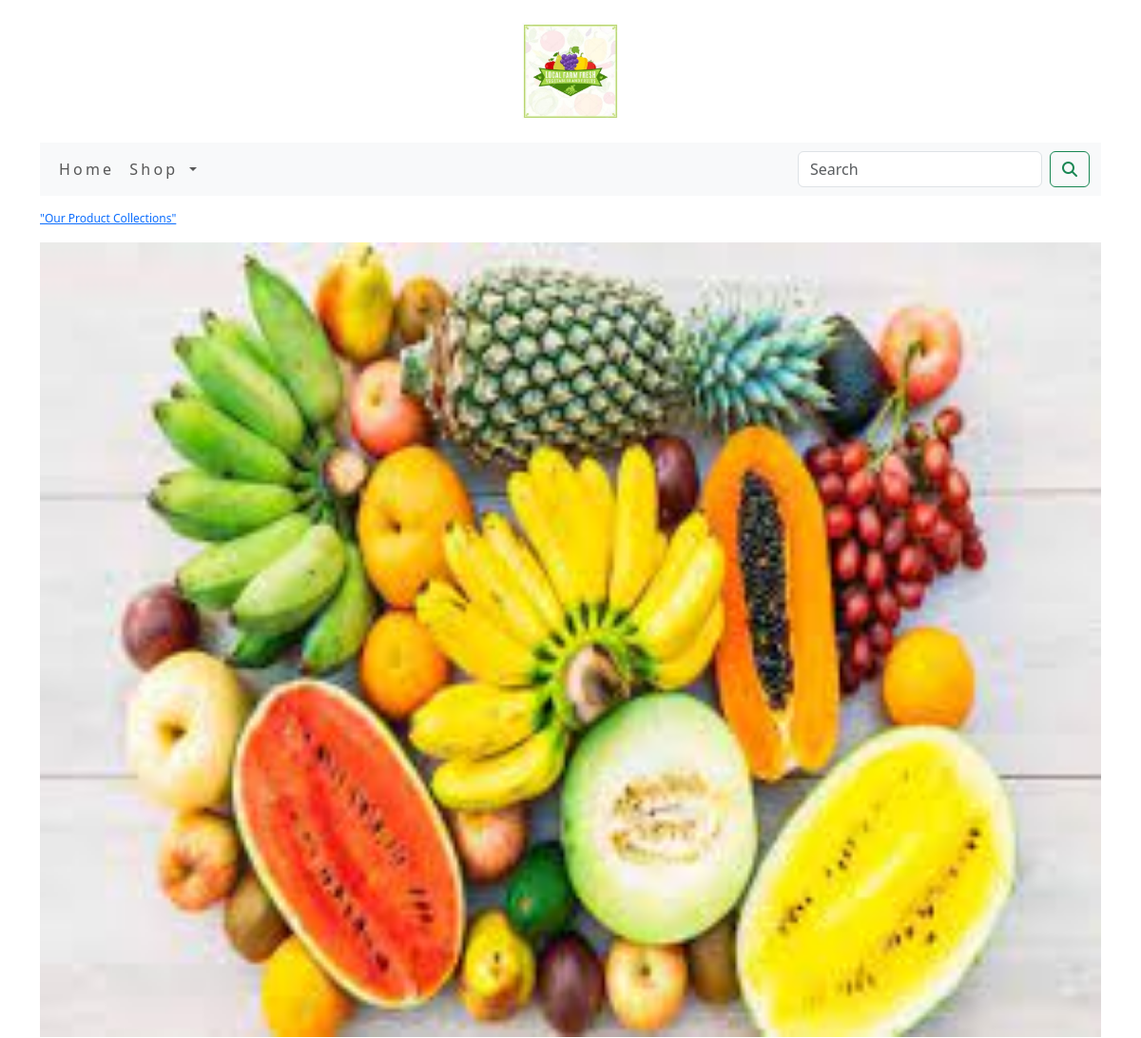
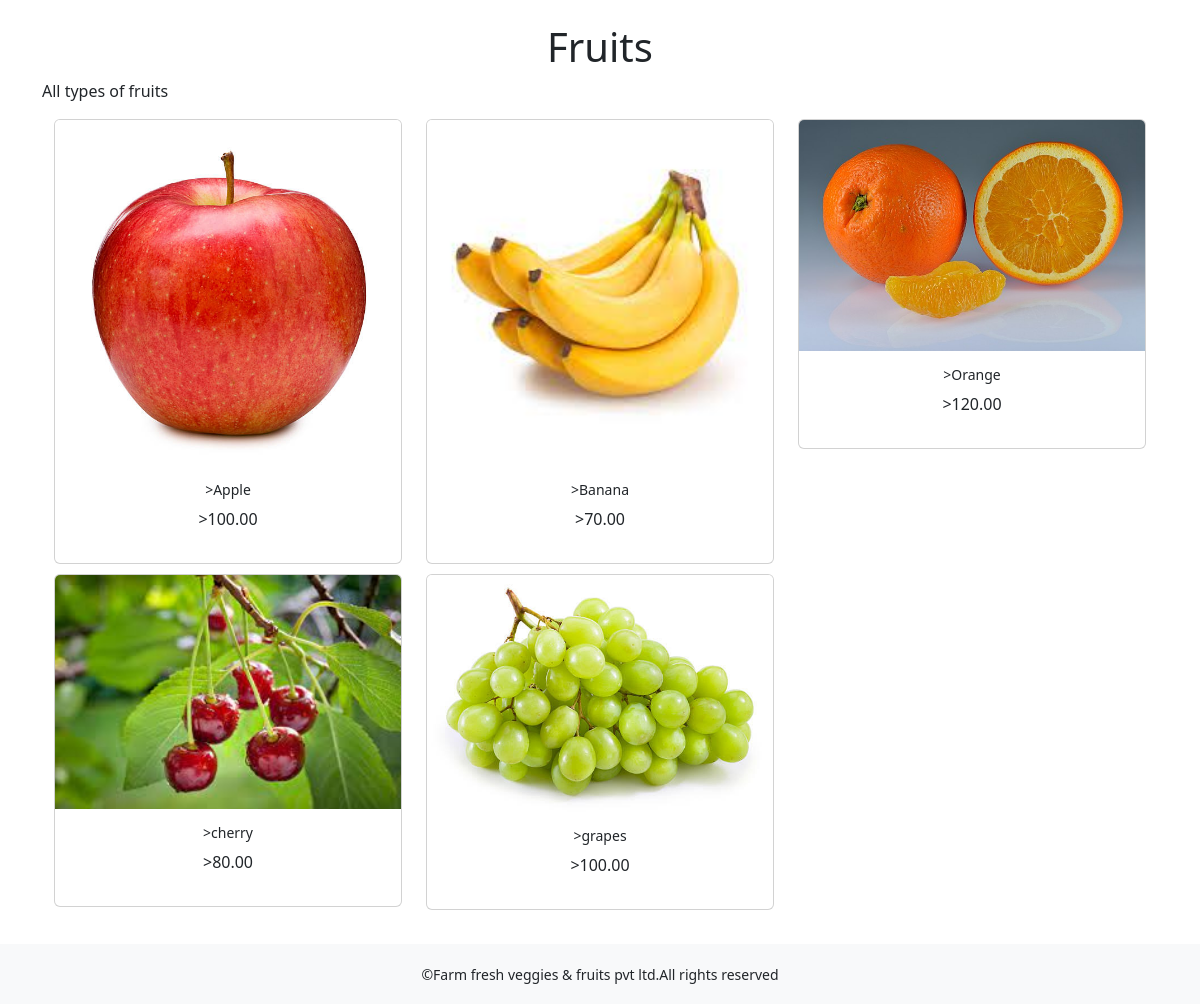
Screenshot of /shop/fruits/ (signed in) with the database file from the repository (2 pictures, top to bottom).
### shop/models.py (models this page shows, shortened)
class Category(models.Model):
    name=models.CharField(max_length=250, unique=True)
    slug=models.SlugField(max_length=250, unique=True)
    description=models.TextField(blank=True)
    image=models.ImageField(upload_to='category', blank=True)
    class Meta:
        ordering=('name',)
        verbose_name='category'
        verbose_name_plural='categories'
    def get_url(self):
        return reverse('shop:product_by_category', args=[self.slug])

class Product(models.Model):
    name=models.CharField(max_length=250, unique=True)
    slug=models.SlugField(max_length=250, unique=True)
    description=models.TextField(blank=True)
    price=models.DecimalField(max_digits=10, decimal_places=2)
    category=models.ForeignKey(Category, on_delete=models.CASCADE)
    image=models.ImageField(upload_to='product', blank=True)
    stock=models.IntegerField()
    available=models.BooleanField(default=True)
    created=models.DateTimeField(auto_now_add=True)
    update=models.DateTimeField(auto_now_add=True)
    def get_url(self):
        return reverse('shop:prodCatdetail', args=[self.category.slug, self.slug])
    class Meta:
        ordering= ('name',)
        verbose_name='product'
        verbose_name_plural='products'

### shop/views.py (the view)
# urls.py: path('', views.allProdCat, name='allProdCat'),
def allProdCat(request, c_slug=None):
    c_page=None
    product_list=None
    if c_slug!=None:
        c_page=get_object_or_404(Category, slug=c_slug)
        products_list=Product.objects.all().filter(category=c_page, available=True)
    else:
        products_list=Product.objects.all().filter(available=True)
    paginator=Paginator(products_list, 6)
    try:
        page=int(request.GET.get('page', '1'))
    except:
        page=1
    try:
        products=paginator.page(page)
    except (EmptyPage, InvalidPage):
        products=paginator.page(paginator.num_pages)
    return render(request, "category.html", {'category': c_page, 'products': products})

### cart/context_processors.py (called while the page is built)
def counter(request):
    item_count=0
    if 'admin' in request.path:
        return {}
    else:
        try:
            cart=Cart.objects.filter(cart_id=_cart_id(request))
            cart_item=cartitem.objects.all().filter(cart=cart[:1])
            for cart_item in cart_item:
                item_count += cart_item.quantity
        except Cart.DoesNotExist:
            item_count=0
    return dict(item_count=item_count)

### cart/views.py (called while the page is built)
def _cart_id(request):
    cart=request.session.session_key
    if not cart:
        cart=request.session.session.create()
    return cart

### shop/context_processors.py (called while the page is built)
def menu_links(request):
    links=Category.objects.all()
    return dict(links=links)

### templates/category.html (shortened to what this page needs)
{% extends 'base.html' %}
{% load static %}
{% block content %}
    {% if category %}
<div>
    <div class="row my_row_class">
        <div class="mx_auto">
        <p><a href="{% url 'shop:allProdCat' %}">"Our Product Collections"</a></p>
    </div>
         </div>
</div>
    {% endif %}
<div class="mx_auto">
    {% if category %}
    <img class="my_image" src="{{category.image.url}}" alt="{{category.name}}">
</div>
<br>
<div>
    <h1 class="text-center my_title">{{category.name}}</h1>
    <p class="text-justify">{{category.description}}</p>
</div>
    {% endif %}
<div class="container">
    <div class="row mx_auto">
        {% for product in products.object_list %}
        <div class="my_bottom_margin col-9 col-sm-12 col-md-4 col-lg-4" >
            <div class="card text-center" style="min-width:18rem;">
                <a href="{{product.get_url}}"><img class="card-img-top my_image" src="{{product.image.url}}" alt="{{product.name}}"> </a>
                <div class=" card-body">
                    <h4>>{{product.name}}</h4>
                    <p>>{{product.price}}</p>
                </div>
            </div>
        </div>
        {% endfor %}
    </div>
    <br>
</div>
{% endblock %}

### templates/base.html (shortened to what this page needs)
{% load static %}
<!DOCTYPE html>
<html lang="en">
<head>
    <link rel="stylesheet" href="{% static 'css/custom.css' %}">
    <link href="{% static 'css/bootstrap.min.css'%}" rel="stylesheet">
</head>
<body>
<div class="container">
{% include 'header.html' %}
{% include 'nav.html' %}
    {% block content %}
{% endblock %}
    </div>
{% include 'footer.html' %}
</body>
</html>

### templates/header.html
{% load static %}
<header>
  <center>
    <a href="{% url 'shop:allProdCat' %}"> <img src="{% static 'img/logo.jpg' %}" alt="logimage" width="150px;" height="150px;"></a>
  </center>
</header>

### templates/nav.html (shortened to what this page needs)
<nav class="navbar navbar-expand-lg bg-body-tertiary">
  <div class="container-fluid">
    <div class="collapse navbar-collapse" id="navbarSupportedContent">
      <ul class="navbar-nav me-auto mb-2 mb-lg-0">
        <li class="nav-item">
          <a class="nav-link" href="#">Home</a>
        </li>
        <li class="nav-item dropdown {% if 'shop' in request.path %} active {% endif %}">
          <a class="nav-link dropdown-toggle" href="#" role="button" data-bs-toggle="dropdown" aria-expanded="false">
            Shop
          </a>
        </li>
      </ul>
      <form class="d-flex" action="{% url 'search_app:searchresult' %}" method="get">
        <input class="form-control me-2" type="search" placeholder="Search" name="q" aria-label="Search">
        <button class="btn btn-outline-success" type="submit"><i class="fa fa-search"></i></button>
      </form>
    </div>
  </div>
</nav>

### templates/footer.html
<div class="footer navbar-fixed-bottom my_footer">
    <p class="text-center"> &copy;Farm fresh veggies & fruits pvt ltd.All rights reserved</p>
</div>

### static/css/custom.css (style rules this page uses)
body { font-family: 'Roboto', sans-serif; }
.nav-item { letter-spacing : .2em; font-size :14px text-transform :uppercase; }
.my_footer { background-color:#f8f9fa; height:60px; }
.my_footer p { padding-top:20px; font-size:14px; }
.my_row_class { padding-top: 15px; }
.my_row_class .mx_auto { color:#000; font-size:12px }
.my_image { width:100%; height:auto; }
.my_bottom_margin { margin-bottom:10px; }
.card-body h4 { font-size:14px; text_transform:uppercase; letter_spacing:.2em }

### rows the page displays
Category: image (picture), name "Fruits", description "All types of fruits"
Product: image (picture), name "Apple", price "100.00"
Product: image (picture), name "Banana", price "70.00"
Product: image (picture), name "Orange", price "120.00"
Product: image (picture), name "cherry", price "80.00"
Product: image (picture), name "grapes", price "100.00"
